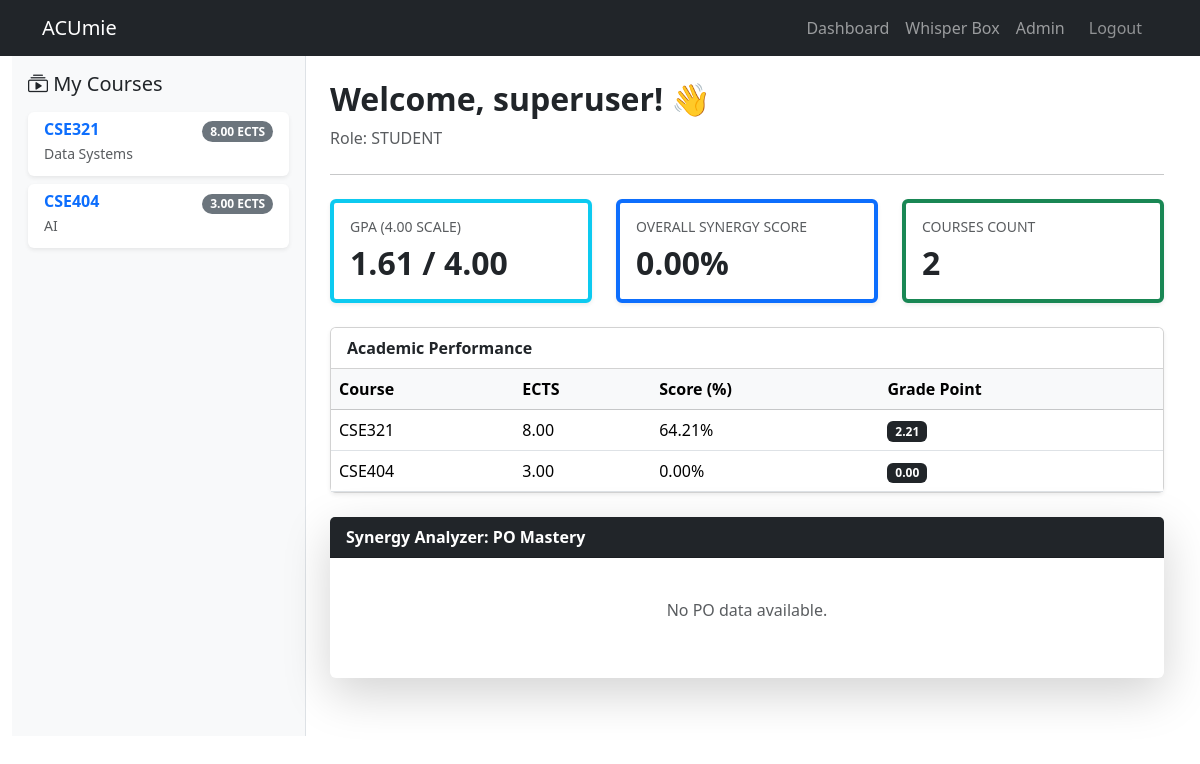
/grades/dashboard/ (signed in), run on an earlier commit of the app's database.
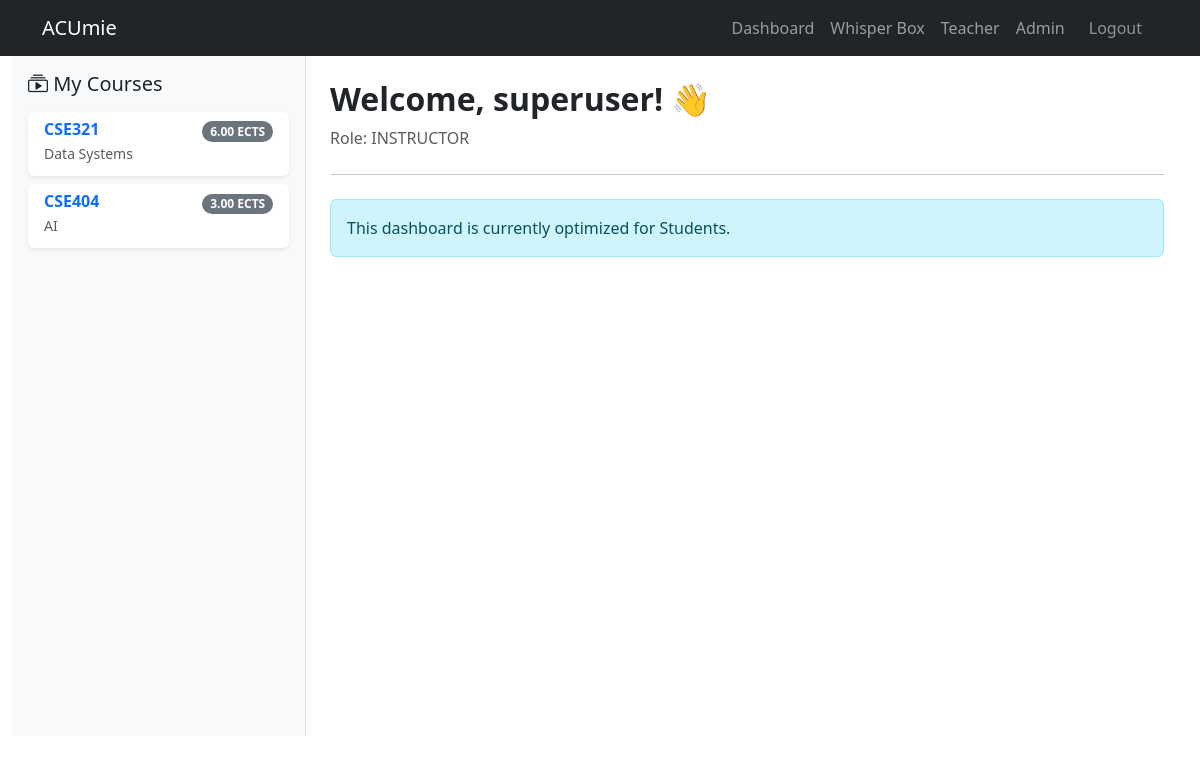
And on a later commit of the database.
### courses/models.py (models this page shows, shortened)
class Course(models.Model):
    code = models.CharField(
        max_length=15,
        unique=True,
        verbose_name="Course Code"
    )
    title = models.CharField(
        max_length=255,
        verbose_name="Course Title"
    )
    ects_credit = models.DecimalField(
        max_digits=4,
        decimal_places=2,
        validators=[MinValueValidator(0)],
        verbose_name="ECTS Credit"
    )
    class Meta:
        verbose_name = "Course"
        verbose_name_plural = "Courses"
    instructor = models.ForeignKey(
        settings.AUTH_USER_MODEL,
        on_delete=models.SET_NULL,
        null=True,
        blank=True,
        related_name='instructed_courses',
        verbose_name="Instructor",
        limit_choices_to={'role': 'INSTRUCTOR'}
    )

### accounts/models.py (models this page shows, shortened)
class CustomUser(AbstractUser):
    role = models.CharField(
        max_length=20,
        choices=UserRole.choices,
        default=UserRole.STUDENT,
        verbose_name="Kullanıcı Rolü"
    )
    class Meta:
        verbose_name = "Kullanıcı"
        verbose_name_plural = "Kullanıcılar"

### grades/views.py (the view)
# urls.py: path('dashboard/', views.grade_dashboard_view, name='dashboard'),
@login_required
def grade_dashboard_view(request):
    user = request.user
    role = getattr(user, "role", "").upper() if hasattr(user, "role") else ""
    context = {"user_name": user.get_full_name() or user.username, "user_role": role}
    if user.is_staff or user.is_superuser:
        courses_qs = Course.objects.all().order_by("code")
    elif role == "INSTRUCTOR":
        courses_qs = Course.objects.filter(instructor=user).order_by("code")
    else:
        courses_qs = Course.objects.filter(enrollments__student=user).distinct().order_by("code")
    context["courses"] = courses_qs
    context["total_courses"] = courses_qs.count()
    if role == "STUDENT":
        context["is_student"] = True
        course_results = []
        total_gpa_weighted = Decimal("0.00")
        total_ects = Decimal("0.00")
        for course in courses_qs:
            score_100 = calculate_course_grade(user, course)
            point_4 = get_4_scale_point(score_100)
            course_results.append({'code': course.code, 'title': course.title, 'ects': course.ects_credit, 'score': score_100, 'point': point_4})
            total_gpa_weighted += (point_4 * Decimal(str(course.ects_credit)))
            total_ects += Decimal(str(course.ects_credit))
        context["course_results"] = course_results
        context["overall_gpa"] = (total_gpa_weighted / total_ects) if total_ects > 0 else 0
        try:
            po_scores = calculate_weighted_po_score(user.id)
        except:
            po_scores = {}
        context["po_scores"] = po_scores
        context["average_po_score"] = f"{sum(po_scores.values())/len(po_scores):.2f}" if po_scores else "N/A"
    return render(request, "grades/dashboard.html", context)

### grades/utils.py (called while the page is built)
def get_4_scale_point(score):
    try:
        s = Decimal(str(score))
    except Exception:
        return Decimal("0.00")
    if s <= Decimal("0"):
        return Decimal("0.00")
    if s >= Decimal("100"):
        return Decimal("4.00")
    gpa = (Decimal("0.05") * s) - Decimal("1.00")
    if gpa < Decimal("0.00"):
        gpa = Decimal("0.00")
    if gpa > Decimal("4.00"):
        gpa = Decimal("4.00")
    return gpa.quantize(Decimal("0.00"))

def calculate_course_grade(student, course):
    assessments = course.assessments.all()
    total_grade = Decimal("0.00")
    for assessment in assessments:
        weight = Decimal(str(assessment.weight_percentage)) / Decimal("100.00")
        grade_obj = Grade.objects.filter(student=student, assessment=assessment).first()
        score = Decimal(str(grade_obj.score_percentage)) if grade_obj else Decimal("0.00")
        total_grade += (score * weight)
    return total_grade

### grades/templates/grades/dashboard.html (shortened to what this page needs)
{% extends "base.html" %}
{% load static %}
{% block content %}
<div class="container-fluid">
  <div class="row">
    <aside class="col-md-3 bg-light vh-100 p-3 sidebar-course border-end">
      <h5 class="mb-3"><i class="bi bi-collection-play"></i> My Courses</h5>
      <div class="list-group list-group-flush">
        {% for c in courses %}
          <a href="{% url 'courses:detail' c.id %}" class="list-group-item list-group-item-action border-0 mb-2 shadow-sm rounded">
            <div class="d-flex w-100 justify-content-between align-items-center">
              <h6 class="mb-1 fw-bold text-primary">{{ c.code }}</h6>
              <span class="badge bg-secondary rounded-pill">{{ c.ects_credit }} ECTS</span>
            </div>
            <p class="mb-1 small text-muted text-truncate">{{ c.title }}</p>
          </a>
        {% empty %}
          <div class="alert alert-info">No courses found.</div>
        {% endfor %}
      </div>
    </aside>
    <main class="col-md-9 p-4">
      <div class="d-flex justify-content-between align-items-center mb-4">
        <div>
          <h2 class="fw-bold">Welcome, {{ user_name }}! 👋</h2>
          <p class="text-muted mb-0">Role: {{ user_role }}</p>
        </div>
      </div>
      <hr class="mb-4">
      {% if is_student %}
          {% include "grades/student_content.html" %}
      {% else %}
          <div class="alert alert-info">
              This dashboard is currently optimized for Students.
          </div>
      {% endif %}
      </main>
  </div>
</div>
{% endblock content %}

### grades/templates/grades/student_content.html
<div class="row mb-4">
  <div class="col-md-4">
    <div class="card shadow-sm border-start border-info border-4 h-100"><div class="card-body">
      <h6 class="card-title text-muted text-uppercase small">GPA (4.00 Scale)</h6>
      <h1 class="display-6 fw-bold mb-0 me-3">{{ overall_gpa|floatformat:2 }} / 4.00</h1>
    </div></div>
  </div>
  <div class="col-md-4">
    <div class="card shadow-sm border-start border-primary border-4 h-100"><div class="card-body">
      <h6 class="card-title text-muted text-uppercase small">Overall Synergy Score</h6>
      <h1 class="display-6 fw-bold mb-0 me-3">{% if average_po_score != "N/A" %}{{ average_po_score }}%{% else %}0.00%{% endif %}</h1>
    </div></div>
  </div>
  <div class="col-md-4">
    <div class="card shadow-sm border-start border-success border-4 h-100"><div class="card-body">
      <h6 class="card-title text-muted text-uppercase small">Courses Count</h6>
      <h1 class="display-6 fw-bold mb-0 me-3">{{ total_courses }}</h1>
    </div></div>
  </div>
</div>
<div class="card shadow-sm mb-4">
  <div class="card-header bg-white fw-bold">Academic Performance</div>
  <div class="card-body p-0">
    <table class="table table-hover mb-0">
      <thead class="table-light"><tr><th>Course</th><th>ECTS</th><th>Score (%)</th><th>Grade Point</th></tr></thead>
      <tbody>
        {% for r in course_results %}
        <tr><td>{{ r.code }}</td><td>{{ r.ects }}</td><td>{{ r.score|floatformat:2 }}%</td><td><span class="badge bg-dark">{{ r.point|floatformat:2 }}</span></td></tr>
        {% endfor %}
      </tbody>
    </table>
  </div>
</div>
<div class="card shadow-lg border-0 mb-4">
  <div class="card-header bg-dark text-white fw-bold">Synergy Analyzer: PO Mastery</div>
  <div class="card-body">
    {% if po_scores %}
      <div class="table-responsive">
        <table class="table table-hover align-middle">
          <thead class="table-light"><tr><th style="width: 30%;">PO Code</th><th>Mastery (%)</th></tr></thead>
          <tbody>
            {% for code, score in po_scores.items %}
              <tr><td class="fw-bold">{{ code }}</td><td>
                  <div class="d-flex align-items-center">
                      <span class="me-2 text-primary fw-bold">{{ score|floatformat:2 }}%</span>
                      <div class="progress flex-grow-1" style="height: 8px;"><div class="progress-bar" style="width: {{ score }}%"></div></div>
                  </div>
              </td></tr>
            {% endfor %}
          </tbody>
        </table>
      </div>
    {% else %}<p class="text-center py-4 text-muted">No PO data available.</p>{% endif %}
  </div>
</div>

What changed in the data, as far as the page shows it:
changed Course "CSE321": ects_credit "8.00" → "6.00"
changed CustomUser "superuser": role "STUDENT" → "INSTRUCTOR"
Also different on the page:
{{ overall_gpa|floatformat:2 }}: "1.61" → (not shown)
{{ total_courses }}: "2" → (not shown)
text no longer shown: "GPA (4.00 SCALE) / 4.00 OVERALL SYNERGY SCORE 0.00% COURSES COUNT Academic Performance Course ECTS Score (%) Grade Point Synergy Analyzer: PO Mastery No PO data available."
text now shown: "Teacher This dashboard is currently optimized for Students."
list line gone: "CSE321 8.00"
list line gone: "64.21 % 2.21"
list line gone: "CSE404 3.00"
list line gone: "0.00 % 0.00"
